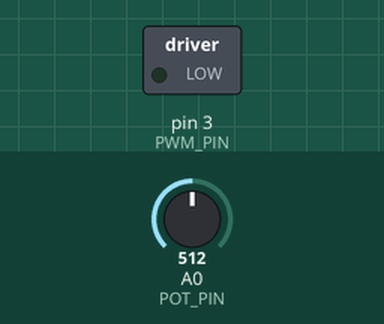
Simulated run of this sketch. Board: Arduino Uno, built with avr-gcc and run on an emulated ATmega328P. Parts: switched loads named in the sketch (green lamp = pin HIGH). The test bench sets the inputs (shaded band); at power-on: A0 (POT_PIN) = 512.

Above: at 1.2 s.
1.3 s: A0 (POT_PIN) set to 716
At 2.4 s:
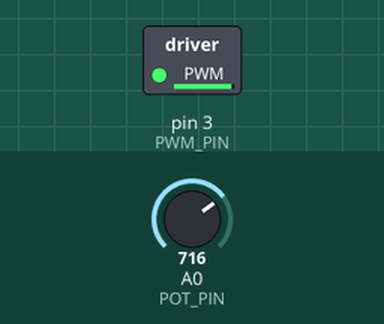
2.8 s: A0 (POT_PIN) set to 660
At 3.2 s:
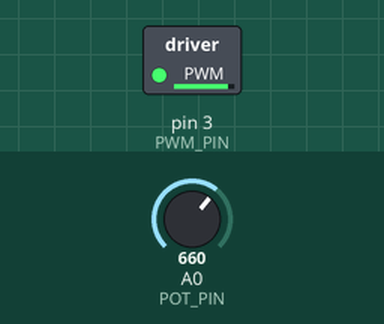
4.3 s: A0 (POT_PIN) set to 633
At 4.8 s:
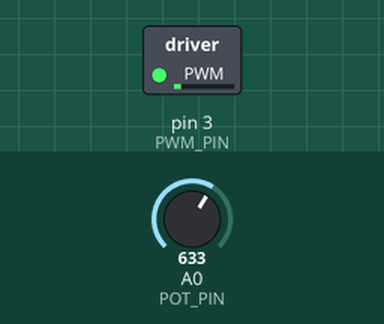
Timing chart, 0 to 7.3 s (numbered marks = the images above; inputs shaded):
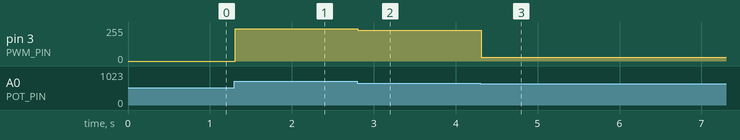

The sketch:

motorspeed.ino
```cpp
/*
 * motorspeed
 *
 * A simple sketch to help demonstrate the used of an
 * NPN transistor and flyback diode to drive a motor
 * with its speed mapped to a potentiometer.
 *
 * By Phillip Stearns for PGTE_5585_F2019
 *
 */

#define POT_PIN A0
#define PWM_PIN 3

void setup() {
  pinMode(PWM_PIN, OUTPUT);
}

void loop() {
  // look ma, no variables!
  analogWrite(PWM_PIN, int(255 * analogRead(POT_PIN) / 1023.0));
  delay(20);
}
```

Measured:
- the behaviour switches between 643 and 642 on A0 (POT_PIN) (found by bisection; images 2 and 3)
- after the input at 1.3 s, pin 3 (PWM_PIN): 0/255 → 243/255 at once
- after the input at 2.8 s, pin 3 (PWM_PIN): 243/255 → 229/255 at once
- after the input at 4.3 s, pin 3 (PWM_PIN): 229/255 → 29/255 at once
